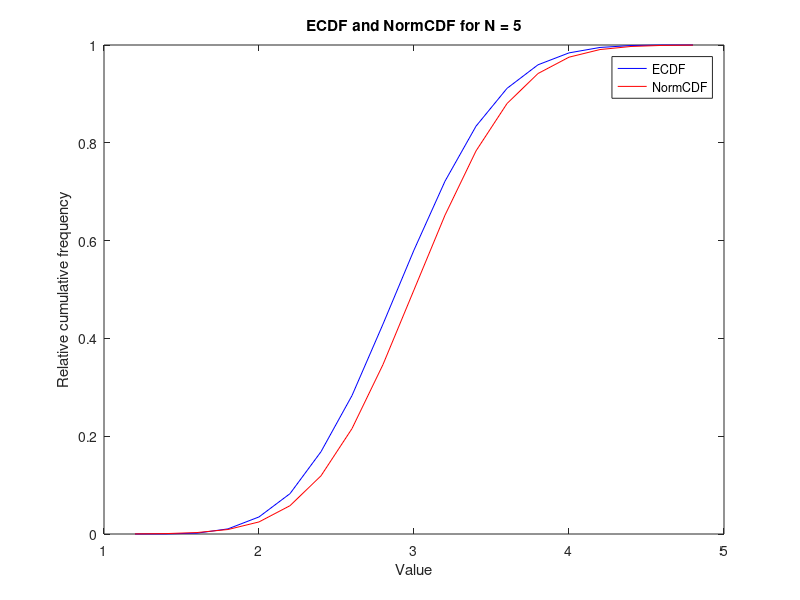
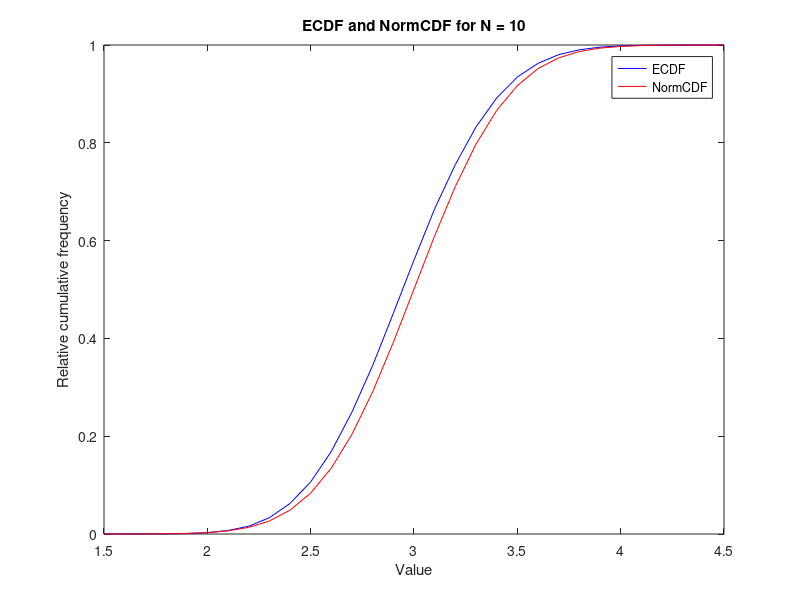

Here is the MATLAB script that generated these plots, in order: (Note: a time limit stopped this script after it produced the figures.)
T = 100000;
N_values = [5, 10, 20, 50, 100, 200, 500, 1000, 5000, 10000];
num_bins = 50;
MAD=zeros(10,1);
for n_idx = 1:length(N_values)
    N = N_values(n_idx);
    X = zeros(T,1);
    
    for i = 1:T
        Y = rand(1, N);
        for j = 1:N
            if Y(j) >= 0 && Y( j) <= 0.05
                Y( j) = 1;
            elseif Y(j) > 0.05 && Y( j) <= 0.45
                Y( j) = 2;
            elseif Y( j) > 0.45 && Y( j) <= 0.6
                Y( j) = 3;
            elseif Y(j) > 0.6 && Y( j) <= 0.9
                Y( j) = 4;
            elseif Y( j) > 0.9 && Y(j) <= 1
                Y(j) = 5;
            end
        end
        X(i) = mean(Y);
    end
    
    mean_val = mean(X);
    variance = var(X);
    
    % Calculate the ECDF
    [f, x] = ecdf(X);
    
    % Calculate the Normal CDF
    normal_cdf = normcdf(x, mean_val, sqrt(variance));
    
    figure;
    
    % Plot the ECDF
    plot(x, f, 'b', 'DisplayName', 'ECDF');
    hold on; % Hold the current plot
    
    % Plot the Normal CDF
    plot(x, normal_cdf, 'r', 'DisplayName', 'NormCDF');

    f=abs(f-normal_cdf);
    MAD(n_idx)=max(f);
    title(['ECDF and NormCDF for N = ', num2str(N)]);
    xlabel('Value');
    ylabel('Relative cumulative frequency');
    
    % Add legend
    legend('Location', 'best');
    
    % Save the figure as a PNG file
    filename = sprintf('ecdf_normcdf%d.png', N);
    saveas(gcf, filename);
    
    % Close the figure to prevent cluttering
    close(gcf);
end
figure;
plot(N_values,MAD,'r*-')
title('Maximum absolute difference (MAD) vs N');
xlabel('Value of N');
ylabel('MAD value');
filename = sprintf('MAD.png');
saveas(gcf,filename);
close(gcf);
